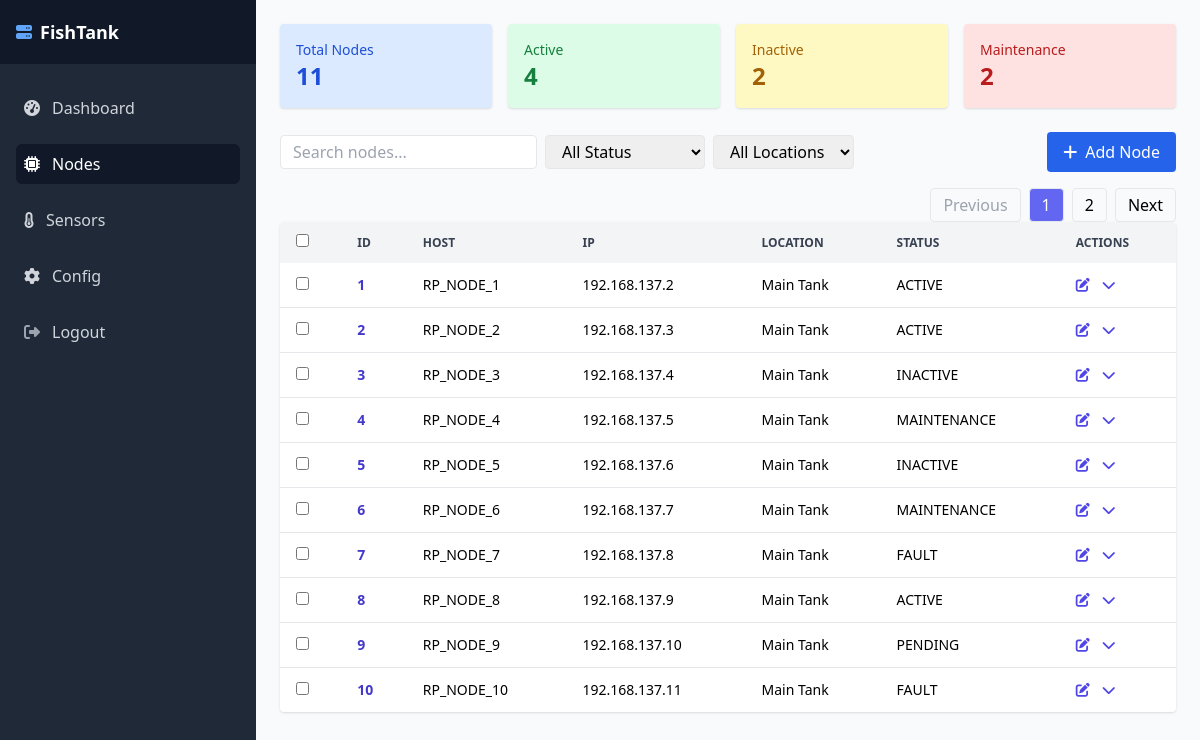
/ui/nodes (signed in), run on the app's committed database.
### models.py (models this page shows)
class NodeStatus(db.Model):
    __tablename__ = 'node_status'
    node_status_id = db.Column(db.Integer, primary_key=True, autoincrement=True)
    code = db.Column(db.String, nullable=False)
    description = db.Column(db.String)
    nodes = db.relationship("Node", back_populates="status")

class Node(db.Model):
    __tablename__ = 'nodes'
    node_id = db.Column(db.Integer, primary_key=True, autoincrement=True)
    node_name = db.Column(db.String)
    hostname = db.Column(db.String, nullable=False)
    ip_address = db.Column(db.String, nullable=False)
    node_os = db.Column(db.String)
    node_firmware_version = db.Column(db.String)
    location_id = db.Column(db.Integer, db.ForeignKey('locations.location_id'), nullable=False)
    node_status_id = db.Column(db.Integer, db.ForeignKey('node_status.node_status_id'), nullable=False)
    shared_folder_path = db.Column(db.String)
    shared_folder_alias = db.Column(db.String)
    local_drive_name = db.Column(db.String)
    local_drive_path = db.Column(db.String)
    description = db.Column(db.String)
    registered_on = db.Column(db.DateTime, default=datetime.utcnow)
    location = db.relationship("Location", back_populates="nodes")
    status = db.relationship("NodeStatus", back_populates="nodes")

class Location(db.Model):
    __tablename__ = 'locations'
    location_id = db.Column(db.Integer, primary_key=True, autoincrement=True)
    name = db.Column(db.String, nullable=False)
    address_1 = db.Column(db.String)
    address_2 = db.Column(db.String)
    notes = db.Column(db.String)
    content = db.Column(db.String)
    description = db.Column(db.String)
    nodes = db.relationship("Node", back_populates="location")

### app.py (the view)
@app.route("/ui/nodes")
@login_required
def nodes():
    page = request.args.get("page", 1, type=int)
    per_page = 10
    node_query = (
        Node.query
        .options(joinedload(Node.location), joinedload(Node.status))
        .order_by(Node.node_id)
    )
    pagination = node_query.paginate(page=page, per_page=per_page, error_out=False)
    paginated_nodes = pagination.items
    serializable_nodes = []
    for node in paginated_nodes:
        serializable_nodes.append({
            'node_id': node.node_id,
            'hostname': node.hostname,
            'ip_address': node.ip_address,
            'location': node.location.name if node.location else 'N/A',
            'location_id': node.location_id,
            'node_status': node.status.code if node.status else 'N/A',
            'node_status_id': node.node_status_id,
            'shared_folder_alias': node.shared_folder_alias,
            'shared_folder_path': node.shared_folder_path,
            'local_drive_name': node.local_drive_name,
            'local_drive_path': node.local_drive_path,
            'description': node.description,
        })
    locations = Location.query.order_by(Location.name).all()
    statuses = NodeStatus.query.order_by(NodeStatus.code).all()
    location_filters = [loc.name for loc in locations]
    status_filters = [st.code for st in statuses]
    stats = {
        "total": Node.query.count(),
        "active": Node.query.filter_by(node_status_id=1).count(),
        "inactive": Node.query.filter_by(node_status_id=2).count(),
        "maintenance": Node.query.filter_by(node_status_id=3).count(),
    }
    raw_nodes = paginated_nodes  # Only the nodes on current page
    serializable_nodes = [serialize_node(n) for n in raw_nodes]
    return render_template(
        "main.html",
        active_page='nodes',
        content_template="includes/nodes_content.html",
        nodes=serializable_nodes,
	pagination=pagination,
        total_pages=pagination.pages,
        current_page=page,
        status_list=statuses,          	# for modals
        status_options=status_filters,  # for filter dropdown
        location_list=locations,	# for modals
        location_options=location_filters,  # for filter dropdown
        stats=stats
    )

### app.py (called while the page is built)
@login_manager.user_loader
def load_user(user_id):
    return db.session.get(User, int(user_id))

def serialize_node(node):
    return {
        'node_id': node.node_id,
        'hostname': node.hostname,
        'ip_address': node.ip_address,
        'location_id': node.location_id,
        'location_name': node.location.name if node.location else "N/A",
        'node_status_id': node.node_status_id,
        'status_code': node.status.code if node.status else "N/A",
        'shared_folder_alias': node.shared_folder_alias,
        'shared_folder_path': node.shared_folder_path,
        'local_drive_name': node.local_drive_name,
        'local_drive_path': node.local_drive_path,
        'description': node.description,
    }

### templates/main.html (shortened to what this page needs)
<!DOCTYPE html>
<html lang="en">
<head>
  <script src="https://cdn.tailwindcss.com"></script>
  <link rel="stylesheet" href="https://cdnjs.cloudflare.com/ajax/libs/font-awesome/6.4.0/css/all.min.css" />
</head>
<body class="bg-gray-50 h-screen flex overflow-hidden">
  {% include 'includes/sidebar.html' %}
  <div class="flex-1 flex flex-col overflow-hidden">
    <div class="flex-1 overflow-auto p-6">
      {% include content_template %}
    </div>
  </div>
</body>
</html>

### templates/includes/sidebar.html
<div class="hidden md:flex w-64 bg-gray-800 flex-col">
  <div class="h-16 flex items-center px-4 bg-gray-900">
    <i class="fas fa-server text-blue-400 mr-2"></i>
    <span class="text-white font-semibold text-lg">FishTank</span>
  </div>
  <nav class="px-4 py-6 flex-1 space-y-4">
    <a href="/ui/dashboard" class="flex items-center px-2 py-2 rounded-md group {{ 'bg-gray-900 text-white' if active_page == 'dashboard' else 'text-gray-300 hover:text-white hover:bg-gray-700' }}">
      <i class="fas fa-tachometer-alt mr-3"></i> Dashboard
    </a>
    <a href="/ui/nodes" class="flex items-center px-2 py-2 rounded-md group {{ 'bg-gray-900 text-white' if active_page == 'nodes' else 'text-gray-300 hover:text-white hover:bg-gray-700' }}">
      <i class="fas fa-microchip mr-3"></i> Nodes
    </a>
    <a href="/ui/sensors" class="flex items-center px-2 py-2 rounded-md group {{ 'bg-gray-900 text-white' if active_page == 'sensors' else 'text-gray-300 hover:text-white hover:bg-gray-700' }}">
      <i class="fas fa-thermometer-half mr-3"></i> Sensors
    </a>
    <a href="/ui/config" class="flex items-center px-2 py-2 rounded-md group {{ 'bg-gray-900 text-white' if active_page == 'config' else 'text-gray-300 hover:text-white hover:bg-gray-700' }}">
      <i class="fas fa-cog mr-3"></i> Config
    </a>
    <a href="/auth/logout" class="mt-6 flex items-center px-2 py-2 text-gray-300 hover:text-white hover:bg-gray-700 rounded-md group">
      <i class="fas fa-sign-out-alt mr-3 text-gray-400"></i> Logout
    </a>
  </nav>
</div>

### templates/includes/nodes_content.html (shortened to what this page needs)
<div class="grid grid-cols-1 md:grid-cols-4 gap-4 mb-6">
  {% for label, count, color in [
    ('Total Nodes', stats.total, 'bg-blue-100 text-blue-700'),
    ('Active', stats.active, 'bg-green-100 text-green-700'),
    ('Inactive', stats.inactive, 'bg-yellow-100 text-yellow-700'),
    ('Maintenance', stats.maintenance, 'bg-red-100 text-red-700')
  ] %}
  <div class="p-4 rounded shadow {{ color }}">
    <div class="text-sm font-medium">{{ label }}</div>
    <div class="text-2xl font-bold">{{ count }}</div>
  </div>
  {% endfor %}
</div>
<div class="flex justify-between items-center mb-4">
  <div class="flex items-center gap-2">
    <input id="searchInput" type="text" placeholder="Search nodes..." class="border rounded px-3 py-1" />
    <select id="statusFilter" class="border rounded px-3 py-1">
      <option value="">All Status</option>
    </select>
    <select id="locationFilter" class="border rounded px-3 py-1">
      <option value="">All Locations</option>
    </select>
  </div>
  <button id="addNodeBtn" class="bg-blue-600 text-white px-4 py-2 rounded flex items-center space-x-2">
    <i class="fas fa-plus"></i><span>Add Node</span>
  </button>
</div>
<div class="flex justify-end mt-4 space-x-2">
  {% if pagination.has_prev %}
    <a href="{{ url_for('nodes', page=pagination.prev_num) }}" class="px-3 py-1 border rounded hover:bg-gray-200">Previous</a>
  {% else %}
    <span class="px-3 py-1 border rounded text-gray-400 cursor-not-allowed">Previous</span>
  {% endif %}
  {% for p in range(1, pagination.pages + 1) %}
    {% if p == pagination.page %}
      <span class="px-3 py-1 border rounded bg-indigo-500 text-white">{{ p }}</span>
    {% else %}
      <a href="{{ url_for('nodes', page=p) }}" class="px-3 py-1 border rounded hover:bg-gray-200">{{ p }}</a>
    {% endif %}
  {% endfor %}
  {% if pagination.has_next %}
    <a href="{{ url_for('nodes', page=pagination.next_num) }}" class="px-3 py-1 border rounded hover:bg-gray-200">Next</a>
  {% else %}
    <span class="px-3 py-1 border rounded text-gray-400 cursor-not-allowed">Next</span>
  {% endif %}
</div>
<div class="bg-white rounded shadow overflow-hidden">
  <table id="nodeTable" class="min-w-full text-sm text-left">
    <thead class="bg-gray-100 text-xs font-semibold text-gray-700 uppercase">
      <tr>
        <th class="px-4 py-3"><input type="checkbox" /></th>
        <th class="px-4 py-3">ID</th>
        <th class="px-4 py-3">Host</th>
        <th class="px-4 py-3">IP</th>
        <th class="px-4 py-3">Location</th>
        <th class="px-4 py-3">Status</th>
        <th class="px-4 py-3">Actions</th>
      </tr>
    </thead>
    <tbody class="divide-y divide-gray-200">
      {% for node in nodes %}
      <tr>
        <td class="px-4 py-3"><input type="checkbox" /></td>
        <td class="px-4 py-3 font-bold text-indigo-700">{{ node.node_id }}</td>
        <td class="px-4 py-3">{{ node.hostname }}</td>
        <td class="px-4 py-3">{{ node.ip_address }}</td>
        <td class="px-4 py-3 node-location">{{ node.location_name}}</td>
        <td class="px-4 py-3 node-status">{{ node.status_code}}</td>
        <td class="px-4 py-3 flex space-x-3 text-indigo-600">
	<button class="edit-node-btn"
        	data-node='{{ node | tojson | safe }}'
        	title="Edit">
  		<i class="fas fa-edit"></i>
	</button>
  	<button onclick="toggleDetails('{{ loop.index }}')" title="Toggle Details">
    		<i class="fas fa-chevron-down"></i>
  	</button>
	</td>
      </tr>
      {% endfor %}
    </tbody>
  </table>
</div>

### data on the page
NodeStatus: code "Inactive", node_status_id "2", status_code "INACTIVE" "INACTIVE"
Node: node_id "1", hostname "RP_NODE_1", ip_address "192.168.137.2", location_name "Main Tank", status_code "ACTIVE"
Node: hostname "RP_NODE_2", ip_address "192.168.137.3"
Location: location_name "Main Tank" "Main Tank" "Main Tank" "Main Tank" "Main Tank" "Main Tank" "Main Tank" "Main Tank" "Main Tank"
NodeStatus: status_code "ACTIVE" "ACTIVE"
Node: hostname "RP_NODE_3", ip_address "192.168.137.4"
Node: hostname "RP_NODE_4", ip_address "192.168.137.5"
NodeStatus: status_code "MAINTENANCE" "MAINTENANCE"
Node: hostname "RP_NODE_5", ip_address "192.168.137.6"
Node: hostname "RP_NODE_6", ip_address "192.168.137.7"
Node: hostname "RP_NODE_7", ip_address "192.168.137.8"
NodeStatus: status_code "FAULT" "FAULT"
Node: hostname "RP_NODE_8", ip_address "192.168.137.9"
Node: hostname "RP_NODE_9", ip_address "192.168.137.10"
NodeStatus: status_code "PENDING"
Node: hostname "RP_NODE_10", ip_address "192.168.137.11"

### other printed values
{{ label }} "Total Nodes" "Active" "Maintenance"
{{ count }} "11" "4" "2"
{{ p }} "1"
{{ p }} "2"
{{ node.node_id }} "2" "3" "4" "5" "6" "7" "8" "9" "10"
